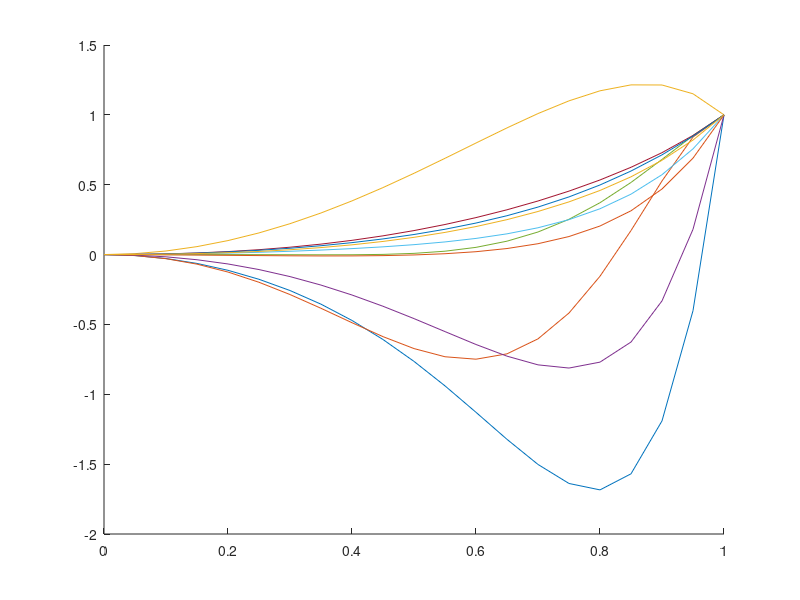

Write MATLAB code to recreate this figure.
close all;
x = linspace(0,1,21);
p = rand(5,1);
for i = 1:10
p = rand(10,1)-0.5;
% p = ones(3,1);
p(end-1:end) = 0;
hold on

plot(x,polyval(p,x)/sum(p)*1)
end
